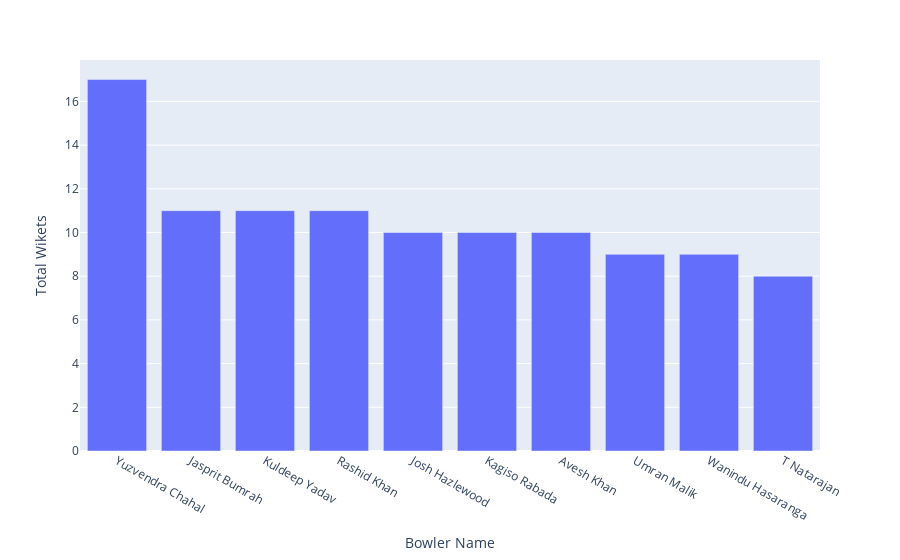

Notebook source saved alongside this figure:
### Code cell
px.bar(top_bollers,x=top_bollers.index,y=top_bollers.values,labels={'y':'Total Wikets','best_bowling':'Bowler Name'})

### Figure 1 — Plotly figure (JSON) as saved in the notebook; plotly's stock layout.template omitted (floating-point values rounded to 4 significant figures)
{"data": [{"hovertemplate": "Bowler Name=%{x}<br>Total Wikets=%{y}<extra></extra>", "legendgroup": "", "marker": {"color": "#636efa", "pattern": {"shape": ""}}, "name": "", "orientation": "v", "showlegend": false, "textposition": "auto", "type": "bar", "x": ["Yuzvendra Chahal", "Jasprit Bumrah", "Kuldeep Yadav", "Rashid Khan", "Josh Hazlewood", "Kagiso Rabada", "Avesh Khan", "Umran Malik", "Wanindu Hasaranga", "T Natarajan"], "xaxis": "x", "y": [17, 11, 11, 11, 10, 10, 10, 9, 9, 8], "yaxis": "y"}], "layout": {"barmode": "relative", "legend": {"tracegroupgap": 0}, "margin": {"t": 60}, "xaxis": {"anchor": "y", "domain": [0, 1], "title": {"text": "Bowler Name"}}, "yaxis": {"anchor": "x", "domain": [0, 1], "title": {"text": "Total Wikets"}}}}
